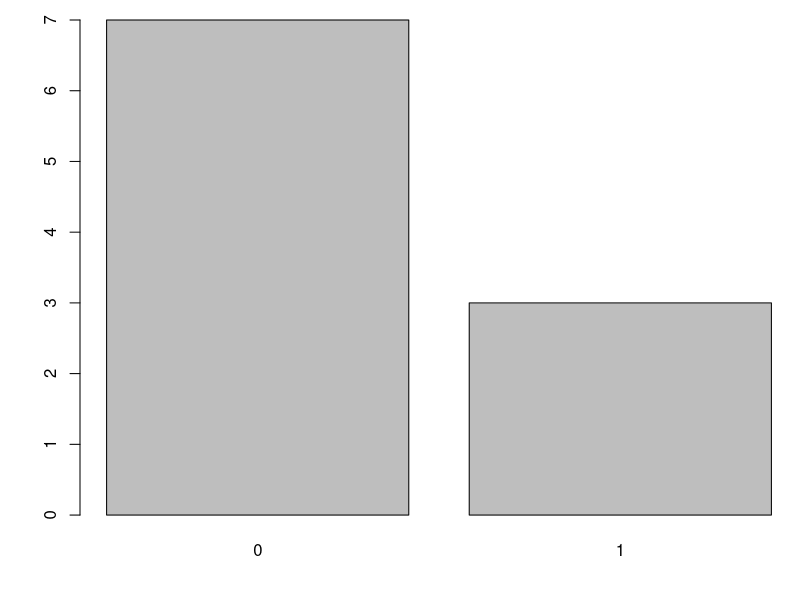
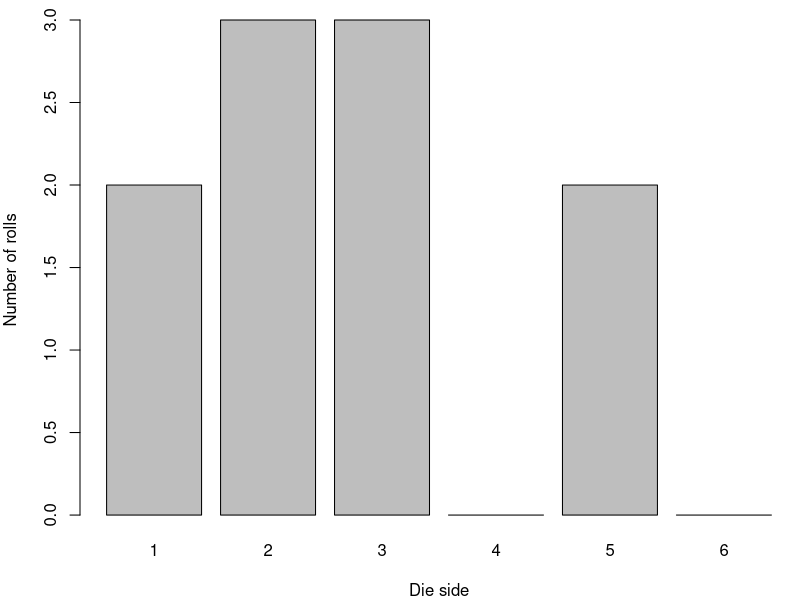
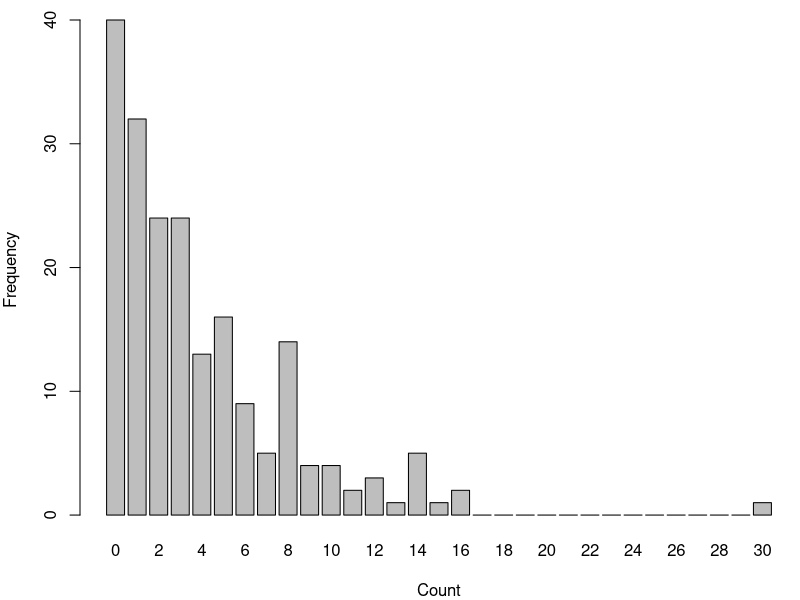
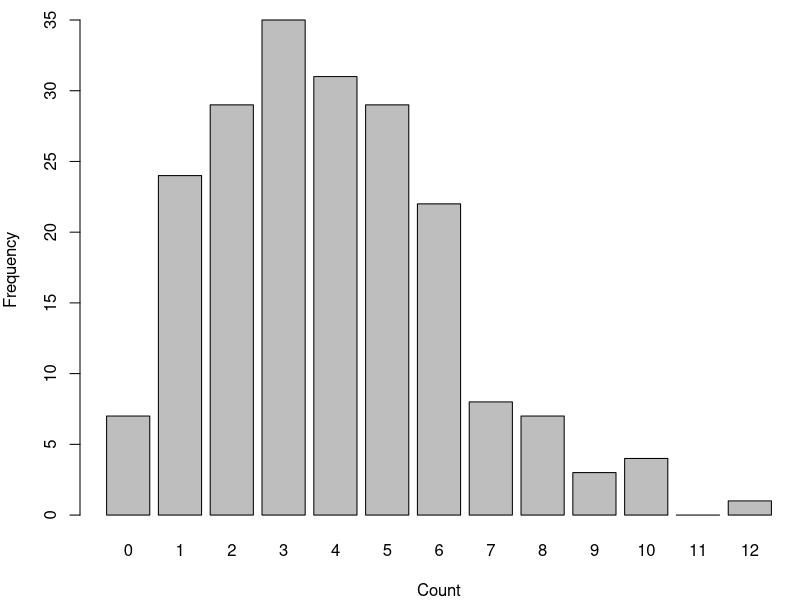
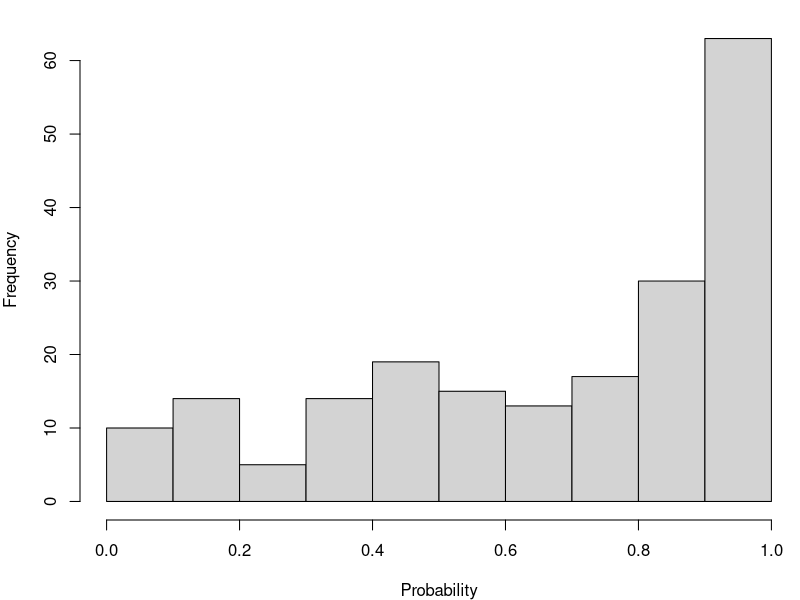
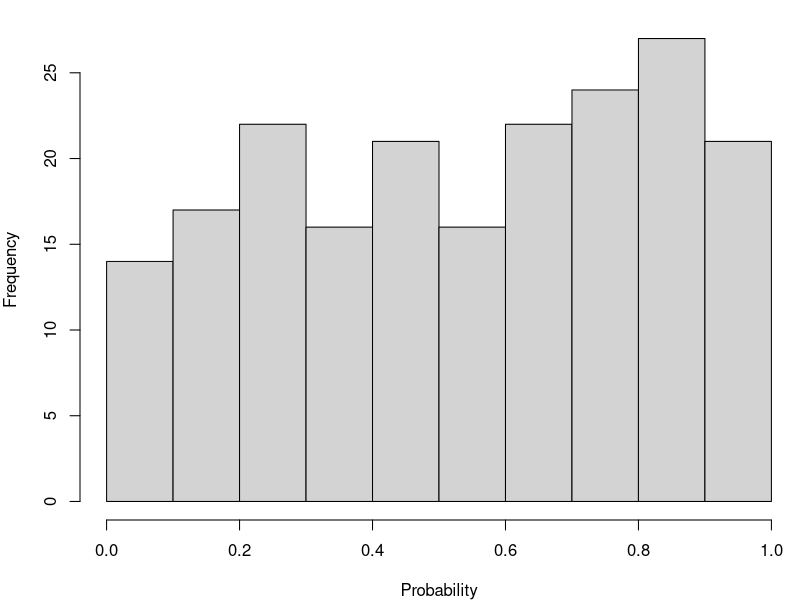
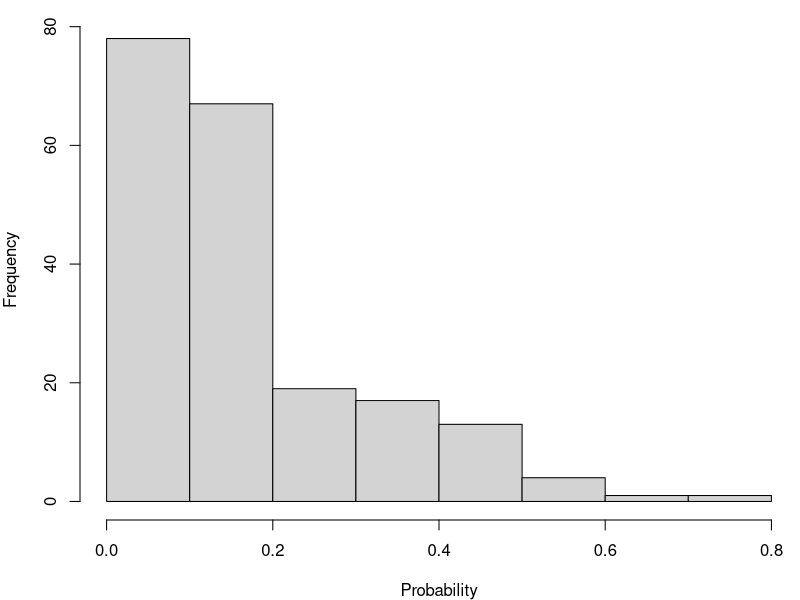
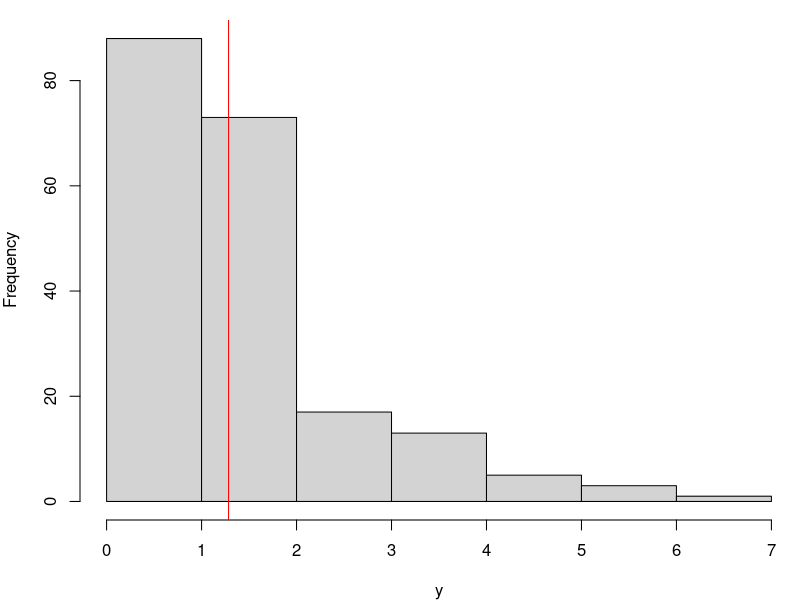

Write the R code that produced these figures, in order.
## ---- chunk 1
y <- c(0,0,1,0,0,1,0,0,0,1)  # Coin toss observations, 0=tails
N.obs <- length(y) # R function to count number of observations
## ---- chunk 2
par(mar = c(4, 4, 1, .1))
## ---- chunk 3
Counts <- table(y)  # Summary table of 0 vs 1
barplot(Counts)
## ---- chunk 4
rm(list=ls()) # Clear Environment

x <-c(2,3,3,0,2,0)  # Generated using die, equal cell probabilities
SampleSize <- sum(x)
par(mar = c(4, 4, 1, .1))
## ---- chunk 5
x.labels <- seq(from=1, to=6, by=1)  # x axis labels for plotting
barplot(x, names.arg=x.labels, xlab="Die side", ylab="Number of rolls")
## ---- chunk 6
rm(list=ls()) # Clear Environment

set.seed(11111) # Ensure that book will have a reasonable result
par(mar = c(4, 4, 1, .1))
N <- 200
mu <- 4
k=1
Count <- rnbinom(n=N, mu=mu, size=k)
Freq <- table(factor(Count, levels = 0:max(Count)))
barplot(Freq, main="", xlab="Count", ylab="Frequency")

k=10 # Reduce degree of overdispersion
Count <- rnbinom(n=N, mu=mu, size=k)
Freq <- table(factor(Count, levels = 0:max(Count)))
barplot(Freq, main="", xlab="Count", ylab="Frequency")
## ---- chunk 7

rm(list=ls()) # Clear Environment
par(mar = c(4, 4, 1, .1))

Reps <- 200 # Replicate draws from a beta distribution
alpha <- 1
beta <- 0.5
x <- rbeta(n=Reps, shape1=alpha, shape2=beta)
hist(x, main="", xlab="Probability")
beta <- 1
x <- rbeta(n=Reps, shape1=alpha, shape2=beta)
hist(x, main="", xlab="Probability")
beta <- 5
x <- rbeta(n=Reps, shape1=alpha, shape2=beta)
hist(x, main="", xlab="Probability")

## ---- chunk 8
#| echo: false
rm(list=ls()) # Clear Environment
par(mar = c(4, 4, 1, .1))
set.seed(12345) # Ensure that book will have a reasonable result

Reps <- 200
ln.m <- 0 # Ln-scale mean
ln.v <- 0.5 # Ln-scale variance
y <- rlnorm(n=Reps, mean=ln.m, sd=sqrt(ln.v))

hist(y, main="")
Exp.mean <- exp(ln.m+(ln.v/2)) # Calculate arithmetic scale expected mean
abline(v=Exp.mean, col="red")
## ---- chunk 9
#| echo: false
rm(list=ls()) # Clear Environment
par(mar = c(4, 4, 1, .1))

Reps <- 200 # Replicate draws from a gamma distribution
alpha <- 3 # Shape parameter, > 0
beta <- 1 # Scale parameter, > 0
x.1 <- rgamma(n=Reps, shape=alpha, scale=beta)

beta <- 3 # Increase spread
x.3 <- rgamma(n=Reps, shape=alpha, scale=beta)
max.x <- max(x.1, x.3)
hist(x.1, xlab="x", main="", xlim=c(0,max.x))
hist(x.3, xlab="x", main="", xlim=c(0,max.x))
